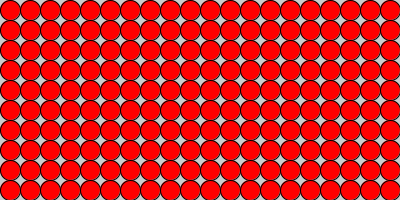
Frame 1 (no input)
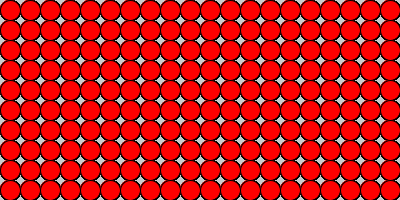
Frame 60 (the mouse pressed at the canvas centre just before this capture)
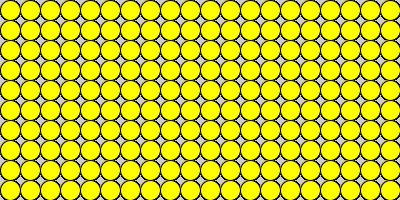
Frame 120 (the mouse held since frame 60 and released just before this capture)

The Processing sketch that drew these frames (run headless with seeded random() and noise(); from frame 60 on, the mouse is pressed at the canvas centre):

// Processing sketch: processing_88788
// ── processing_88788.pde

int x, y;
int shapeSize = 20;

void setup()
{
  size(400,200);
}

void draw()
{
  for (int i = 0; i < 20; i ++)
  {
    for (int j = 0; j < 10; j ++)
    {
      x = (i * shapeSize) + shapeSize/2;
      y = (j * shapeSize) + shapeSize/2;
      if ((mouseX < width/2) && (mouseY < height/2))
         fill(255,0,0); //red
      else if ((mouseX > width/2) && (mouseY < height/2))
         fill(0,0,255);  //blue
      else if ((mouseX < width/2) && (mouseY > height/2))
         fill(0,255,0);  //green
      else
         fill(255,255,0);  //yellow
      ellipse(x, y, 20, 20);
    }
    
  }
}
